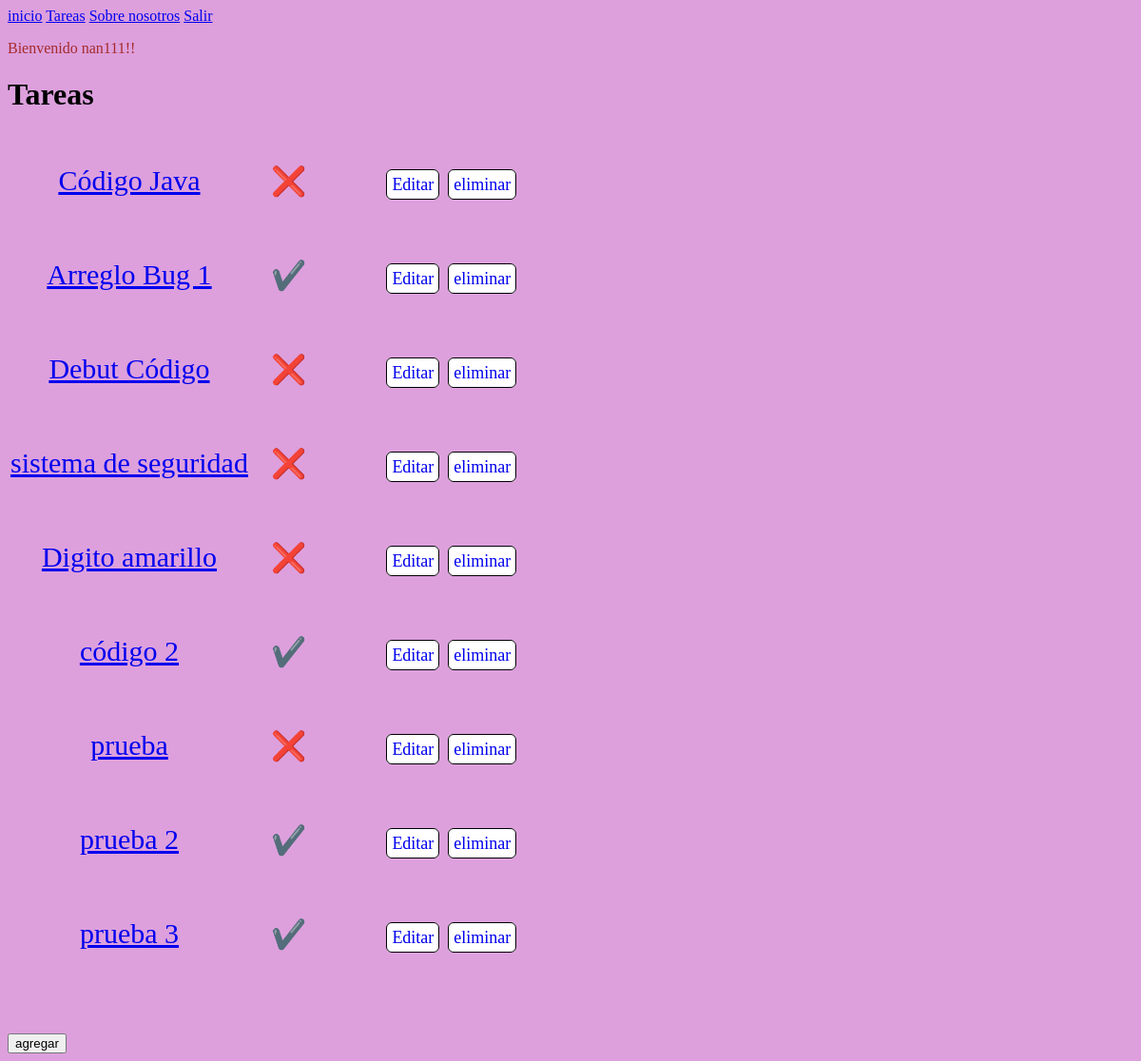
The app's page /tareas/ (signed in) with its own data.
### blog/models.py (models this page shows, shortened)
class tareas(models.Model):
    title = models.CharField(max_length=200)
    description = models.TextField()
    available = models.BooleanField(default=False)
    usuario = models.ForeignKey(User, on_delete=models.CASCADE)

### blog/views.py (the view)
# urls.py: path('tareas/',views.tareas,name="tareas"),
@login_required(login_url='login')
def tareas(request):
            tasks = models.tareas.objects.filter(usuario_id=request.user.id)
            return render(request,'tareas.html',{'tasks':tasks})

### blog/templates/tareas.html (shortened to what this page needs)
{% extends 'layouts/navegacion.html' %}
{% block content %}
<h1>Tareas</h1>
<table>
{% for tarea in tasks %}
    <tr>
        <td class="filasTareas1"><a class="lista" href="/info_task/{{tarea.title}}">{{tarea.title}}</a></td>
        <td class="filasTareas2"><p>{% if tarea.available %}✔️{% else %}❌{% endif %}</p></td>
        <td class="filasTareas"><a class="editb" href="/edit_task/{{tarea.title}}">Editar</a></td>
        <td class="filasTareas"><a class="editb" href="/delete_task/{{tarea.title}}">eliminar</a></td>
    </tr>
{% endfor %}
</table>
<br><br><br>
<a href="{% url 'add_task' %}"><button>agregar</button></a>
{% endblock %}

### blog/templates/layouts/navegacion.html (shortened to what this page needs)
{% load static %}
<!DOCTYPE html>
<html lang="en">
<head>
    <link rel="stylesheet" href="{% static 'style.css' %}">
</head>
<body>
    <nav>
        <a href="/">inicio</a>
        <a href="{% url 'tareas' %}">Tareas</a>
        <a href="{% url 'about' %}">Sobre nosotros</a>
        {% if user.is_authenticated %}
        <a href="{% url 'logout' %}" > Salir </a>
        {% else %}
        <a href="{% url 'login' %}" > iniciar seccion </a>
        {% endif %}
        {% if user.is_authenticated %}
        <p style="color: brown;">Bienvenido {{user}}!!</p>
        {% endif %}
    </nav>
    {% block content %}
    {% endblock %}
</body>
</html>

### blog/static/style.css (style rules this page uses)
body { background-color:plum; }
.filasTareas , .filasTareas1 , .filasTareas2 { text-align: center; font-size: 30px; text-align: center; align-content: center; justify-content: center; }
.filasTareas .editb { border-radius: 6px; border: 1px solid black; background-color: white; text-decoration: none; padding: 5px; text-align: center; font-size: 18px; margin-right: 5px; }
.filasTareas2 p { margin-right: 80px; margin-left: 20px; text-align: center; }

### records on screen
tareas: title "Código Java"
tareas: title "Arreglo Bug 1"
tareas: title "Debut Código"
tareas: title "sistema de seguridad"
tareas: title "Digito amarillo"
tareas: title "código 2"
tareas: title "prueba"
tareas: title "prueba 2"
tareas: title "prueba 3"

### other values on screen
{{ user }} "nan111"
